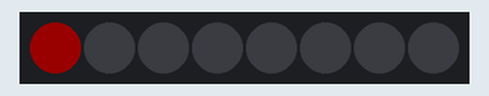
This sketch was run on a simulated Arduino Uno R4 WiFi. Shown: 8 RGB LEDs in strip order, left to right. Dim RGB values are drawn brighter than linear.

Above: at 0.06 s.
At 1.03 s:
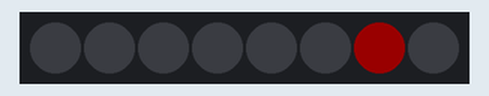
At 2.12 s:
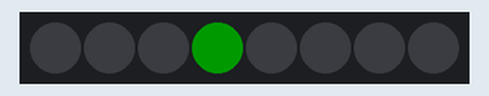
At 4.17 s:
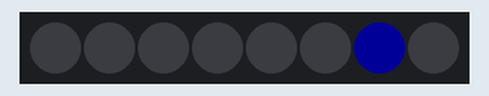
At 6.23 s:
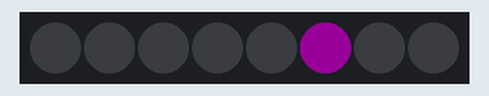
At 8.41 s:
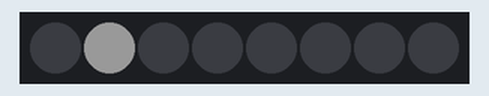
Timing chart, 0 to 40.0 s (numbered marks = the images above):
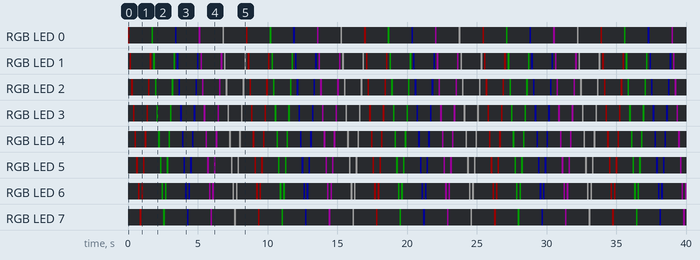

The sketch:

led-modulino.ino
```cpp
#include <Modulino.h>

// “LED Array” in the Plug and Make kit = Modulino Pixels (8 RGB LEDs)
ModulinoPixels leds;

const int BRIGHTNESS = 10; // % (they’re bright)

void setup() {
  Serial.begin(115200);

  // Start the Modulino I2C system, then the Pixels module
  Modulino.begin();
  leds.begin();

  // Clear everything once at boot
  leds.clear();
  leds.show();
}

void loop() {
  // A few built-in colours from the library
  const ModulinoColor colors[] = { RED, GREEN, BLUE, VIOLET, WHITE };
  const int nColors = sizeof(colors) / sizeof(colors[0]);

  for (int c = 0; c < nColors; c++) {
    // “Knight Rider” scan left -> right
    for (int i = 0; i < 8; i++) {
      leds.clear();
      leds.set(i, colors[c], BRIGHTNESS);
      leds.show();
      delay(120);
    }

    // …and back right -> left
    for (int i = 6; i >= 1; i--) {
      leds.clear();
      leds.set(i, colors[c], BRIGHTNESS);
      leds.show();
      delay(120);
    }
  }
}
```

Measured:
- by itself, RGB LED 0, RGB LED 7: repeats every 8.5 s: off 1.6 s, RGB(0, 25, 0) 0.12 s, off 1.6 s, RGB(0, 0, 25) 0.12 s, off 1.6 s, RGB(25, 0, 25) 0.12 s, off 1.6 s, RGB(25, 25, 25) 0.12 s, off 1.6 s, RGB(25, 0, 0) 0.12 s
- by itself, everything shown: repeats every 8.5 s, in 70 steps
